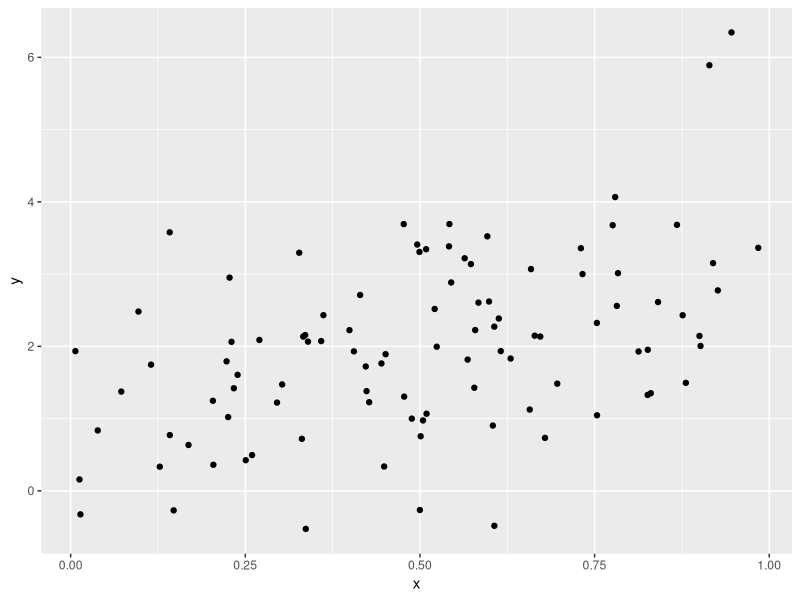

This chart was generated by the following R code:
## ---- chunk 1
library(tidyverse)

plot_df =
  tibble(
    x = runif(100),
    y = 1 + 2 * x + rnorm(100)
  )


plot_df |>
  ggplot(aes(x = x, y = y)) +
  geom_point()
